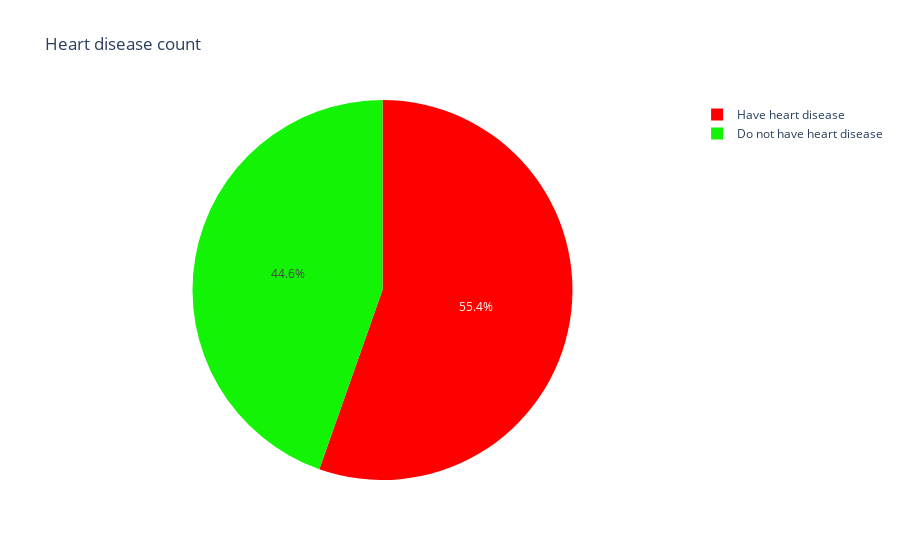

Notebook source saved alongside this figure:
### Markdown cell above
Pie chart to visualize the two categories

### Code cell
Hdislabel = ['Have heart disease','Do not have heart disease']
val_counts = [508,409] 
fig = px.pie(values=val_counts,names=Hdislabel,
             color=Hdislabel,
             color_discrete_map={'Have heart disease':'red',
                                 'Do not have heart disease':'#13F306'},
             title='Heart disease count')

fig.show()

### Figure 1 — Plotly figure (JSON) as saved in the notebook; plotly's stock layout.template omitted (floating-point values rounded to 4 significant figures)
{"data": [{"customdata": [["Have heart disease"], ["Do not have heart disease"]], "domain": {"x": [0, 1], "y": [0, 1]}, "hovertemplate": "label=%{label}<br>value=%{value}<br>color=%{customdata[0]}<extra></extra>", "labels": ["Have heart disease", "Do not have heart disease"], "legendgroup": "", "marker": {"colors": ["red", "#13F306"]}, "name": "", "showlegend": true, "type": "pie", "values": [508, 409]}], "layout": {"legend": {"tracegroupgap": 0}, "title": {"text": "Heart disease count"}}}
